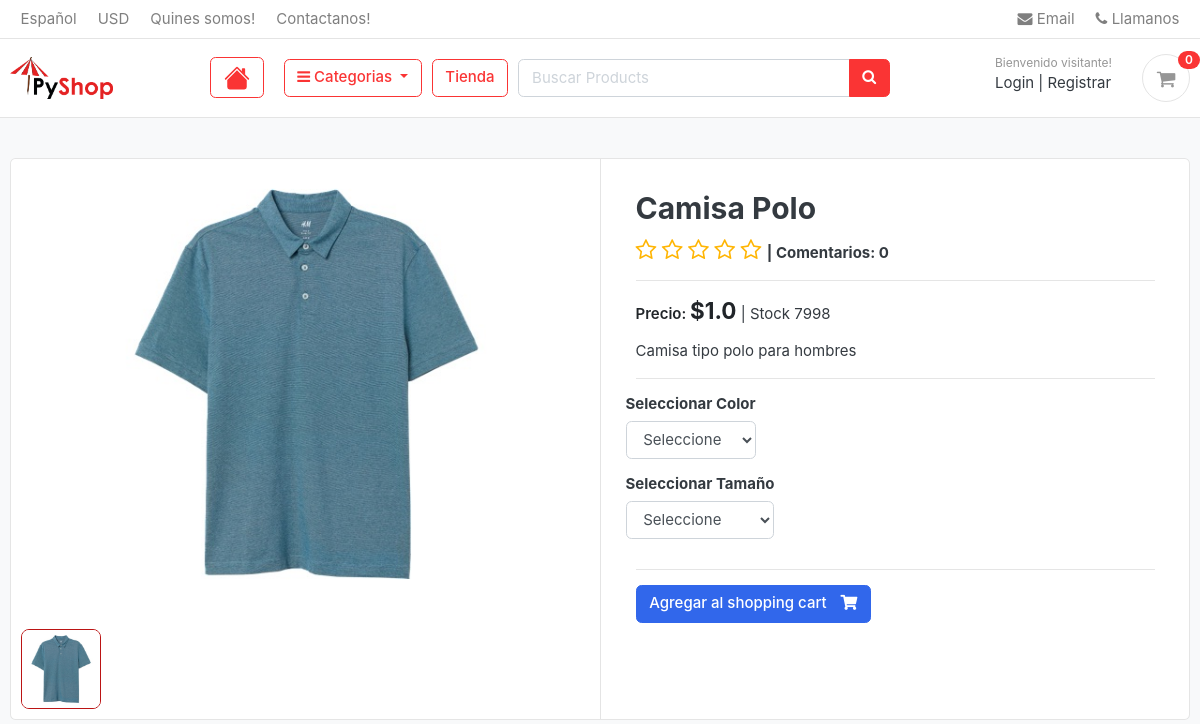
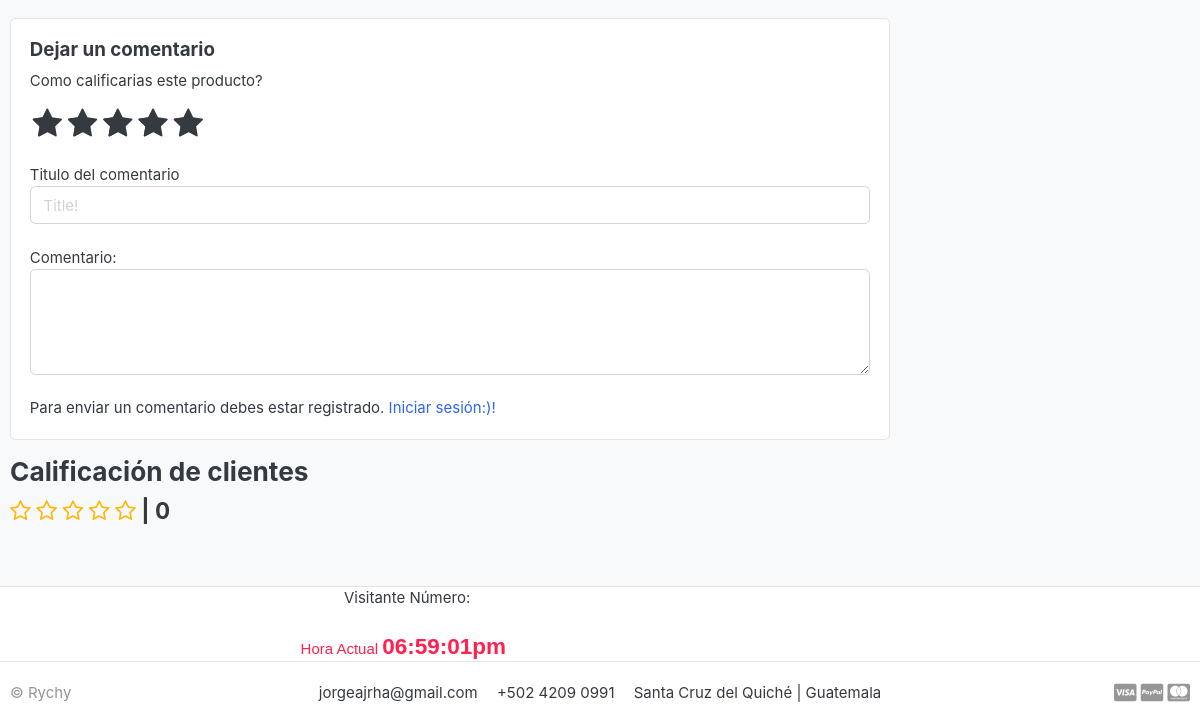
The page /store/category/ropa-verano-hombres/camisa-polo/ on the database as committed earlier (2 pictures, top to bottom).
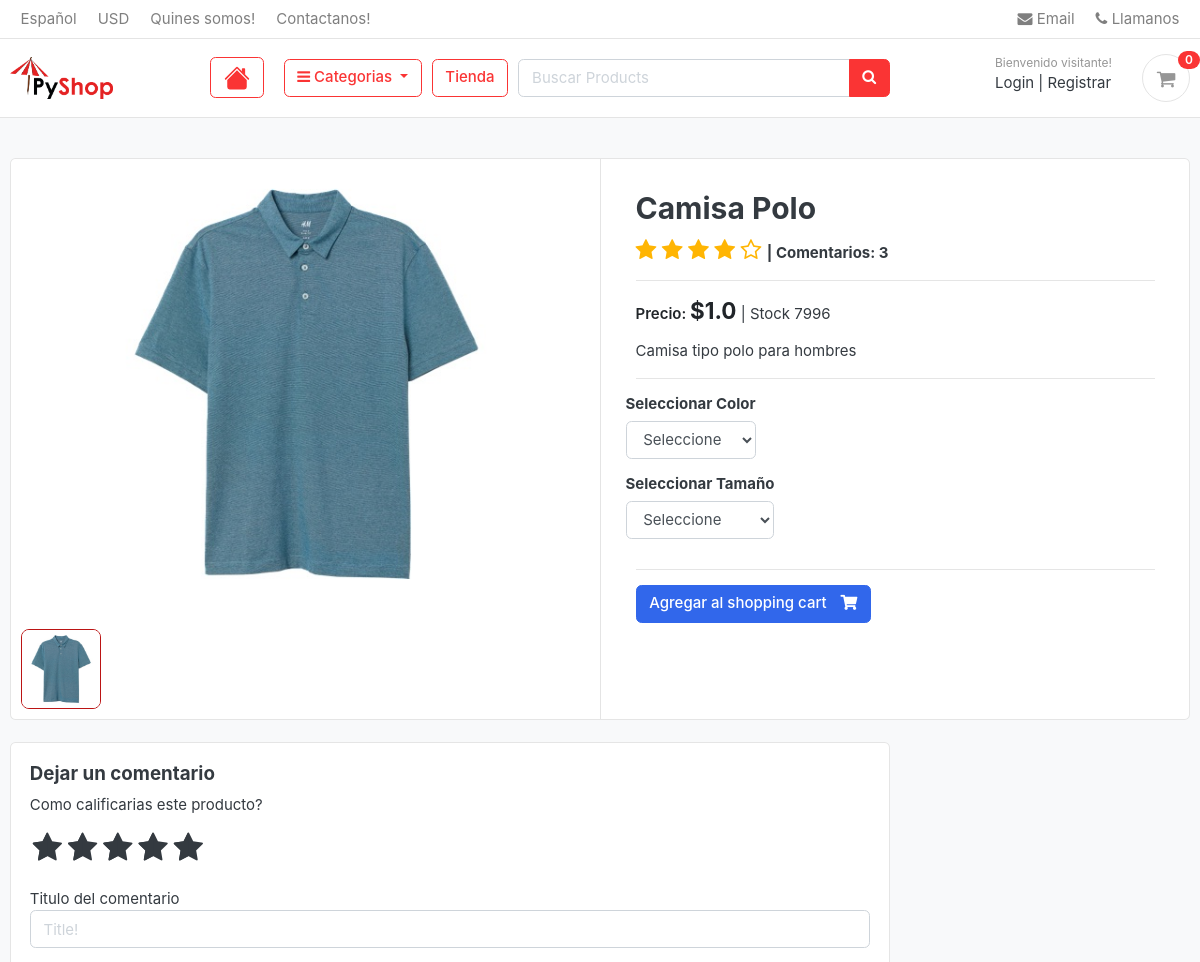
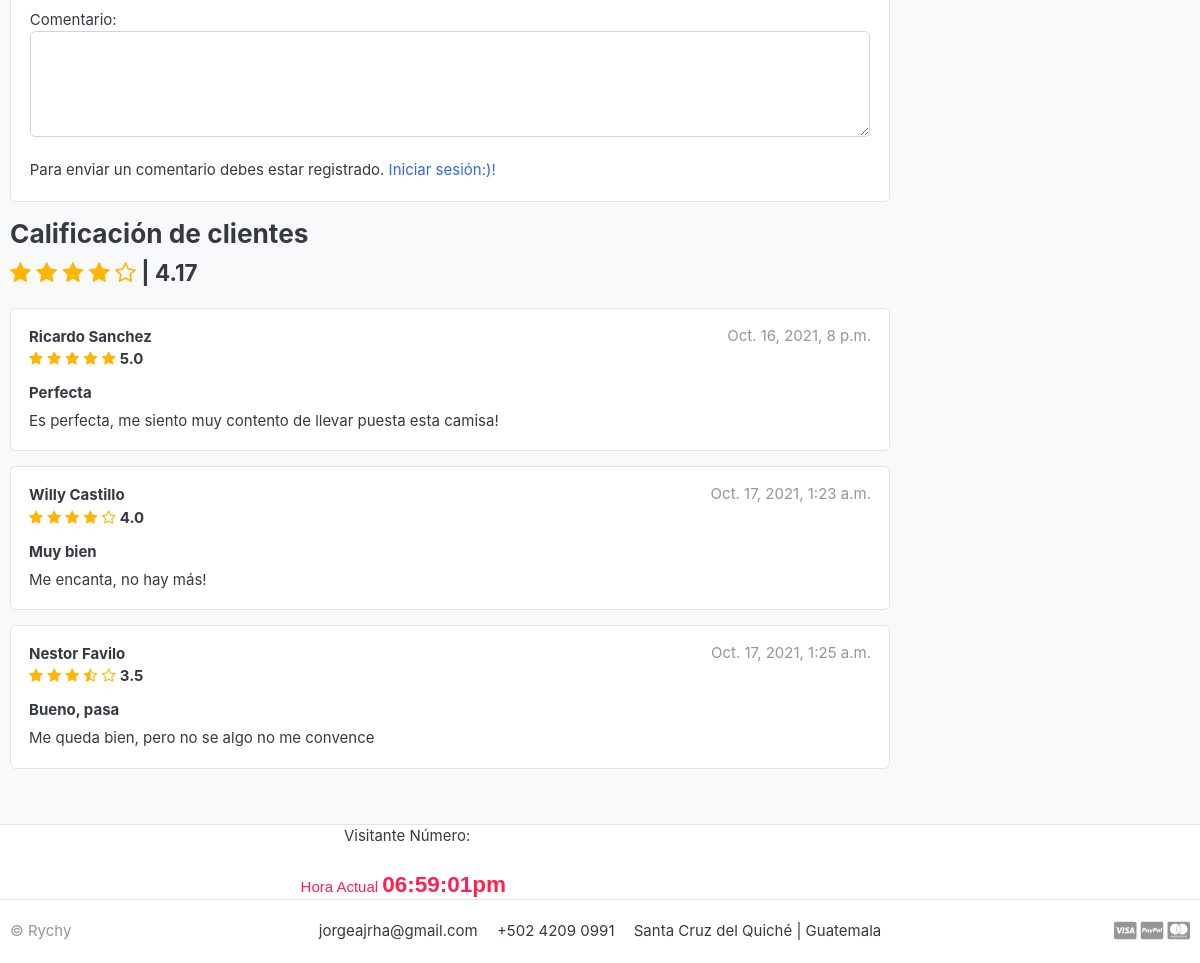
The same page on the database as committed later (2 pictures, top to bottom).
### store/models.py (models this page shows, shortened)
class Product(models.Model):
    product_name = models.CharField(max_length=200, unique=True)
    slug = models.CharField(max_length=200, unique=True)
    description = models.TextField(max_length=500, blank=True)
    price = models.FloatField()
    images = models.ImageField(upload_to='photos/products')
    stock = models.IntegerField()
    is_available = models.BooleanField(default=True)
    category = models.ForeignKey(Category, on_delete=models.CASCADE)
    created_date =models.DateTimeField(auto_now_add=True)
    modified_date =models.DateTimeField(auto_now=True)
    def averageReview(self):
        reviews = ReviewRating.objects.filter(product=self, status=True).aggregate(average=Avg('rating'))
        avg = 0
        if reviews['average'] is not None:
            avg = float(reviews['average'])
        return round(avg,2)
    def count_review(self):
        reviews = ReviewRating.objects.filter(product=self, status=True).aggregate(count=Count('id'))
        count_review = 0
        if reviews['count'] is not None:
            count_review = int(reviews['count'])
        return count_review

class ReviewRating(models.Model):
    product = models.ForeignKey(Product, on_delete=models.CASCADE)
    user = models.ForeignKey(Account, on_delete=models.CASCADE)
    subject = models.CharField(max_length=100, blank=True)
    review = models.CharField(max_length=500, blank=True)
    rating = models.FloatField()
    ip = models.CharField(max_length=20, blank=True)
    status = models.BooleanField(default=True)
    created_at = models.DateTimeField(auto_now_add=True)
    updated_at = models.DateTimeField(auto_now=True)

### accounts/models.py (models this page shows, shortened)
class Account(AbstractUser):
    first_name = models.CharField(max_length=50)
    last_name = models.CharField(max_length=50)
    username = models.CharField(max_length=50, unique=True)
    email = models.CharField(max_length=100, unique=True)
    phone_number = models.CharField(max_length=50)
    date_joined = models.DateTimeField(auto_now_add=True)
    last_login = models.DateTimeField(auto_now_add=True)
    is_admin = models.BooleanField(default=False)
    is_staff = models.BooleanField(default=False)
    is_active = models.BooleanField(default=False)
    is_superuser = models.BooleanField(default=False)
    USERNAME_FIELD = 'email'
    REQUIRED_FIELDS = [ 'username','first_name', 'last_name']
    objects = MyAccountManager()
    class Meta:
        verbose_name = "Account"
        verbose_name_plural = "Accounts"
    def full_name(self):
        return f"{self.first_name.capitalize()} {self.last_name.capitalize()}"

### store/views.py (the view)
# urls.py: path('category/<slug:category_slug>/<slug:product_slug>/',views.product_detail, name="product_detail"),
def product_detail(request,category_slug,product_slug):
    try:
        single_product = Product.objects.get(category__slug=category_slug,slug=product_slug)
        in_cart = CartItem.objects.filter(cart__cart_id=__cart_id(request), product=single_product).exists()
    except Exception as e:
        raise e
    if request.user.is_authenticated:
        try:
            order_product = OrderProduct.objects.filter(user=request.user, product_id=single_product.id).exists()
        except OrderProduct.DoesNotExist:
            order_product = None
    else:
        order_product = None
    reviews = ReviewRating.objects.filter(product_id=single_product.id, status=True)
    product_gallery = ProductGallery.objects.filter(product_id=single_product.id)
    context = {
        'single_product':single_product,
        'in_cart':in_cart,
        'order_product':order_product,
        'reviews':reviews,
        'product_gallery':product_gallery,
    }
    return render(request, 'store/product_detail.html',context)

### templates/store/product_detail.html (shortened to what this page needs)
{% extends 'base.html' %} {% block content %}
<section class="section-content padding-y bg">
  <div class="container">
    <div class="card">
      <div class="row no-gutters">
        <aside class="col-md-6">
          <article class="gallery-wrap">
            <div class="img-big-wrap mainImage">
              <center>
                <img src="{{ single_product.images.url }}" />
              </center>
            </div>
          </article>
          <ul class="thumb">
            <li>
              <a href="{{ single_product.images.url }}" target="mainImage"><img src="{{ single_product.images.url }}" alt="Imagen del producto"></a>
            </li>
          </ul>
        </aside>
        <main class="col-md-6 border-left">
          <form action="{% url 'add_cart' single_product.id %}" method="POST">
            <article class="content-body">
              <h2 class="title">{{ single_product.product_name }}</h2>
              <div class="rating-star">
                <span class="h4">
                  <i class="fa fa-star{%if single_product.averageReview == 0.5 %}-half-o{% elif single_product.averageReview < 1%}-o{% endif %}" aria-hidden="true"></i>
                  <i class="fa fa-star{%if single_product.averageReview == 1.5 %}-half-o{% elif single_product.averageReview < 2%}-o{% endif %}" aria-hidden="true"></i>
                  <i class="fa fa-star{%if single_product.averageReview == 2.5 %}-half-o{% elif single_product.averageReview < 3%}-o{% endif %}" aria-hidden="true"></i>
                  <i class="fa fa-star{%if single_product.averageReview == 3.5 %}-half-o{% elif single_product.averageReview < 4%}-o{% endif %}" aria-hidden="true"></i>
                  <i class="fa fa-star{%if single_product.averageReview == 4.5 %}-half-o{% elif single_product.averageReview < 5%}-o{% endif %}" aria-hidden="true"></i>
                </span>
                <span class="h6">| Comentarios: {{ single_product.count_review }}</span>
              </div>
              <hr>
              <div class="mb-3">
                <var class="price">Precio: <strong class="h4">${{ single_product.price }}</strong></var>
                <var class="stock">| Stock {{ single_product.stock }}</var>
              </div>
              <p>{{ single_product.description }}</p>
              <hr>
              <div class="row">
                <div class="item-option-select">
                  <h6>Seleccionar Color</h6>
                  <select class="form-control" name="color" required>
                    <option value="" disabled selected>Seleccione</option>
                  </select>
                </div>
              </div>
              <div class="row">
                <div class="item-option-select">
                  <h6>Seleccionar Tamaño</h6>
                  <select class="form-control" name="talla" required>
                    <option value="" disabled selected>Seleccione</option>
                  </select>
                </div>
              </div>
              <hr />
              {% if single_product.stock <= 0 %}
                <h5>Producto sin stock</h5>
              {% else %}
              <button class="btn btn-primary" type="submit">
                <span class="text">Agregar al shopping cart</span>
                <i class="fas fa-shopping-cart"></i>
              </button>
              {% endif %}
            </article>
          </form>
        </main>
      </div>
    </div>
    <br />
    <div class="row">
      <div class="col-md-9">
        <div class="card">
        <form action="{% url 'submit_review' single_product.id %}" method="post" class="card-body">
          <h5>Dejar un comentario</h5>
          <div class="">
            <label for="">Como calificarias este producto?</label>
            <br>
            <div class="rate">
              <input type="radio" name="rating" value="5" id="rating10"><label for="rating10" title="5"></label>
              <input type="radio" name="rating" value="4" id="rating8"><label for="rating8" title="4"></label>
              <input type="radio" name="rating" value="3" id="rating6"><label for="rating6" title="3"></label>
              <input type="radio" name="rating" value="2" id="rating4"><label for="rating4" title="2"></label>
              <input type="radio" name="rating" value="1" id="rating2"><label for="rating2" title="1"></label>
            </div>
            <br>
            Titulo del comentario
            <input type="text" class="form-control" name="subject" value="" placeholder="Title!">
            <br>
            Comentario:
            <textarea name="review" class="form-control" rows="4"></textarea>
            <br>
            {% if user.is_authenticated %}
              {% if order_product %}
                <input type="submit" value="Postear Comentario" class="btn btn-primary">
              {% else %}
                <p>Para dejar una calificación, antes debe comprar el producto!</p>
              {% endif %}
            {% else %}
            <p>Para enviar un comentario debes estar registrado. <span><a href="{% url 'login' %}">Iniciar sesión:)!</a></span></p>
            {% endif %}
          </div>
        </form>
        </div>
        <header class="section-heading">
          <h3>Calificación de clientes</h3>
          <div class="rating-star h4">
            <span>
              <i class="fa fa-star{%if single_product.averageReview < 0.5 %}-o{% elif single_product.averageReview >= 1 and single_product.averageReview < 1 %}half-o{% endif %}" aria-hidden="true"></i>
              <i class="fa fa-star{%if single_product.averageReview < 1.5 %}-o{% elif single_product.averageReview >= 2 and single_product.averageReview < 1 %}half-o{% endif %}" aria-hidden="true"></i>
              <i class="fa fa-star{%if single_product.averageReview < 2.5 %}-o{% elif single_product.averageReview >= 3 and single_product.averageReview < 1 %}half-o{% endif %}" aria-hidden="true"></i>
              <i class="fa fa-star{%if single_product.averageReview < 3.5 %}-o{% elif single_product.averageReview >= 4 and single_product.averageReview < 1 %}half-o{% endif %}" aria-hidden="true"></i>
              <i class="fa fa-star{%if single_product.averageReview < 4.5 %}-o{% elif single_product.averageReview >= 5 and single_product.averageReview < 1 %}half-o{% endif %}" aria-hidden="true"></i>
              <strong> | {{ single_product.averageReview }}</strong>
            </span>
          </div>
        </header>
        {% for review in reviews %}
        <article class="box mb-3">
          <div class="icontext w-100">
            <div class="text">
              <span class="date text-muted float-md-right">{{ review.created_at }}</span>
              <h6 class="mb-1">{{ review.user.full_name | capfirst }}</h6>
              <div class="rating-star">
                <span>
                  <i class="fa fa-star{%if review.rating == 0.5 %}-half-o{% elif review.rating < 1%}-o{% endif %}" aria-hidden="true"></i>
                  <i class="fa fa-star{%if review.rating == 1.5 %}-half-o{% elif review.rating < 2%}-o{% endif %}" aria-hidden="true"></i>
                  <i class="fa fa-star{%if review.rating == 2.5 %}-half-o{% elif review.rating < 3%}-o{% endif %}" aria-hidden="true"></i>
                  <i class="fa fa-star{%if review.rating == 3.5 %}-half-o{% elif review.rating < 4%}-o{% endif %}" aria-hidden="true"></i>
                  <i class="fa fa-star{%if review.rating == 4.5 %}-half-o{% elif review.rating < 5%}-o{% endif %}" aria-hidden="true"></i>
                  <strong>{{ review.rating }}</strong>
                </span>
              </div>
            </div>
          </div>
          <div class="mt-3">
            <h6>{{ review.subject }}</h6>
            <p>{{ review.review }}</p>
          </div>
        </article>
        {% endfor %}
      </div>
    </div>
  </div>
</section>
{% endblock %}

Rows that differ between the two databases and show on the page:
changed Product "Camisa Polo": count_review "0" → "3"; stock "7998" → "7996"; averageReview "0" → "4.17"
added ReviewRating: created_at "Oct. 16, 2021, 8 p.m.", user.full_name "Ricardo Sanchez", rating "5.0", subject "Perfecta", review "Es perfecta, me siento muy contento de llevar puesta esta camisa!"
added ReviewRating: created_at "Oct. 17, 2021, 1:23 a.m.", user.full_name "Willy Castillo", rating "4.0", subject "Muy bien", review "Me encanta, no hay más!"
added ReviewRating: created_at "Oct. 17, 2021, 1:25 a.m.", user.full_name "Nestor Favilo", rating "3.5", subject "Bueno, pasa", review "Me queda bien, pero no se algo no me convence"
